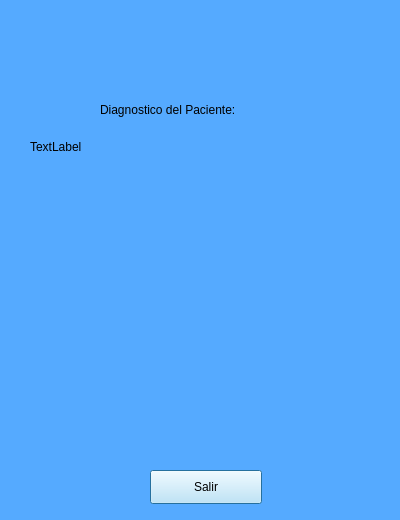
<?xml version="1.0" encoding="UTF-8"?>
<ui version="4.0">
 <class>Dialog</class>
 <widget class="QDialog" name="Dialog">
  <property name="geometry">
   <rect>
    <x>0</x>
    <y>0</y>
    <width>400</width>
    <height>520</height>
   </rect>
  </property>
  <property name="windowTitle">
   <string>Diagnostico</string>
  </property>
  <property name="styleSheet">
   <string notr="true">background-color: rgb(85, 170, 255);
font: 75 12pt &quot;Sitka Heading&quot;;</string>
  </property>
  <widget class="QPushButton" name="salir">
   <property name="geometry">
    <rect>
     <x>150</x>
     <y>470</y>
     <width>112</width>
     <height>34</height>
    </rect>
   </property>
   <property name="styleSheet">
    <string notr="true">background-color: rgb(194, 236, 255);
font: 75 12pt &quot;Sitka Heading&quot;;</string>
   </property>
   <property name="text">
    <string>Salir</string>
   </property>
  </widget>
  <widget class="QLabel" name="label_12">
   <property name="geometry">
    <rect>
     <x>100</x>
     <y>100</y>
     <width>281</width>
     <height>19</height>
    </rect>
   </property>
   <property name="text">
    <string>Diagnostico del Paciente:</string>
   </property>
  </widget>
  <widget class="QLabel" name="label">
   <property name="geometry">
    <rect>
     <x>30</x>
     <y>140</y>
     <width>321</width>
     <height>311</height>
    </rect>
   </property>
   <property name="text">
    <string>TextLabel</string>
   </property>
   <property name="alignment">
    <set>Qt::AlignLeading|Qt::AlignLeft|Qt::AlignTop</set>
   </property>
  </widget>
 </widget>
 <resources/>
 <connections/>
</ui>
